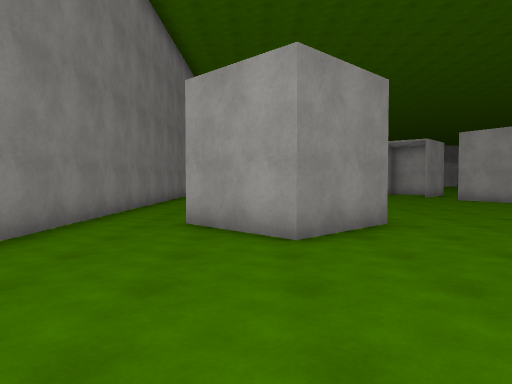
View 1 (above)

24 first-person views from a walk through a 3-D level made in the Unity game engine. The camera is 1.4 m above the floor, tilts 2° down and sees 70° across. The floor is counted in squares, 1.8 m on a side. Each view is taken from the middle of a square. On the plan, view 1 faces up. The plan holds only what a view shows up to about 12 squares ahead; the rest is blank. The place goes on beyond the plan. The player character is not drawn. Surface patterns are stand-ins for the level's own textures.

View 2
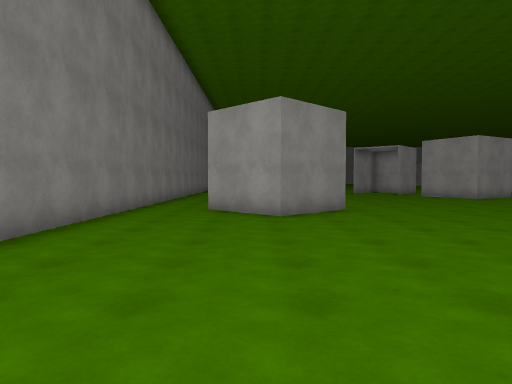

View 3
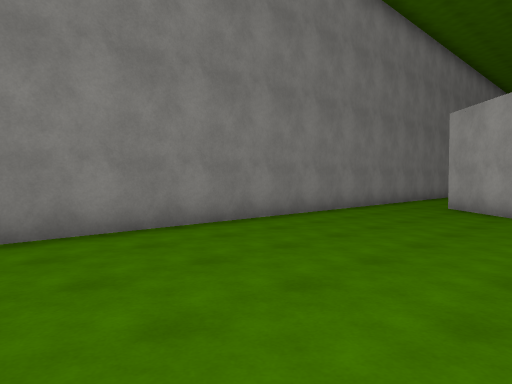

View 4
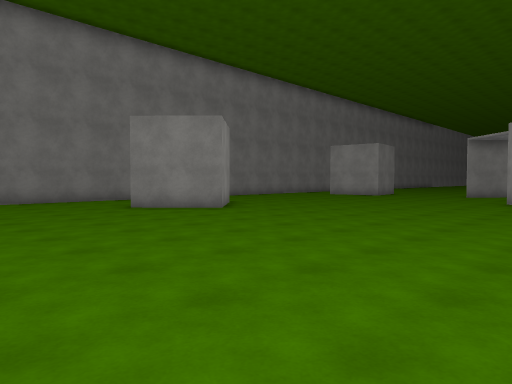

View 5
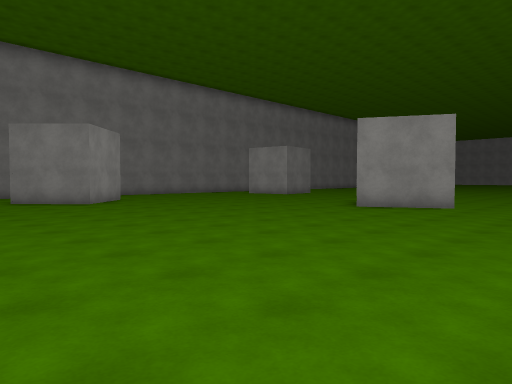

View 6
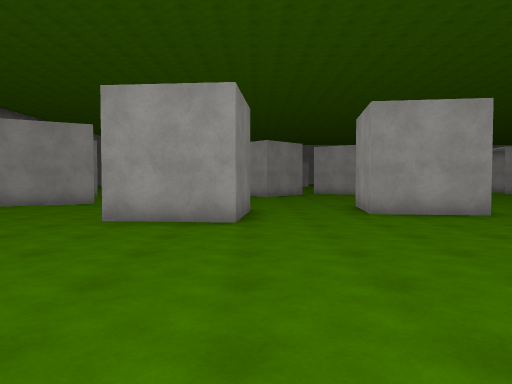

View 7
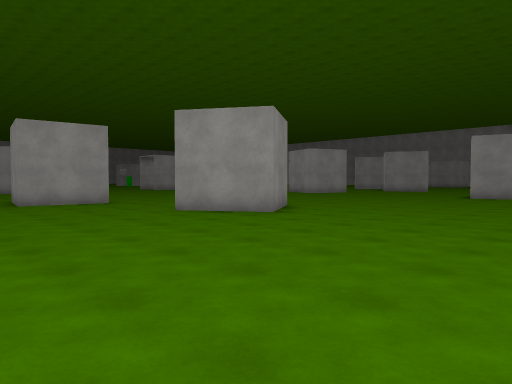

View 8
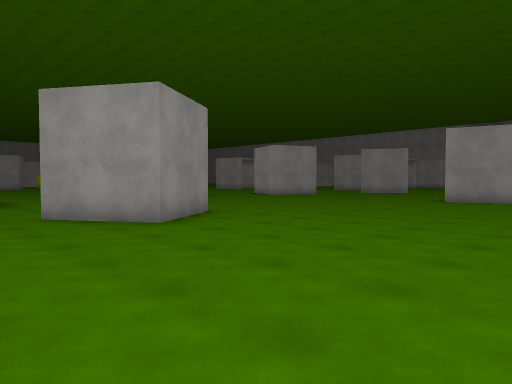

View 9
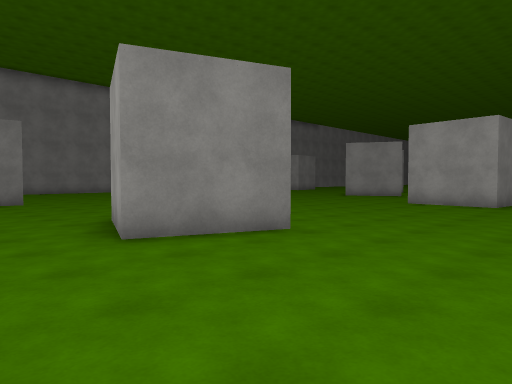

View 10
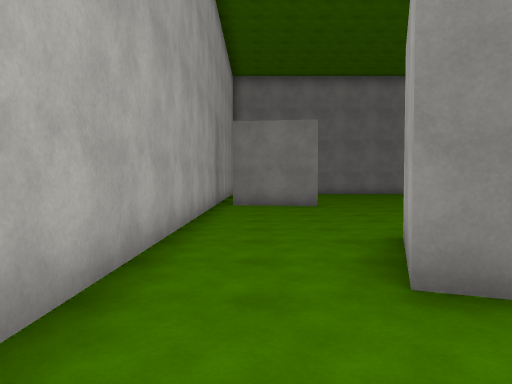

View 11
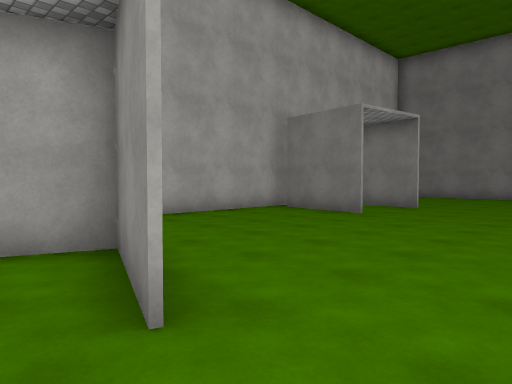

View 12
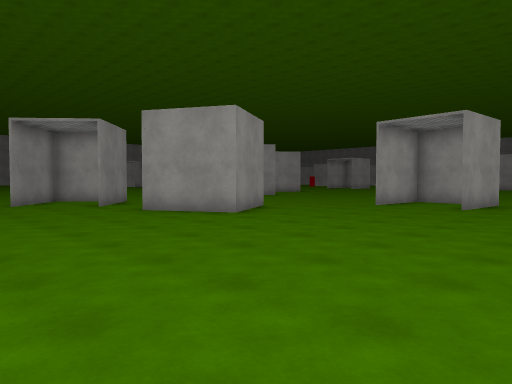

View 13
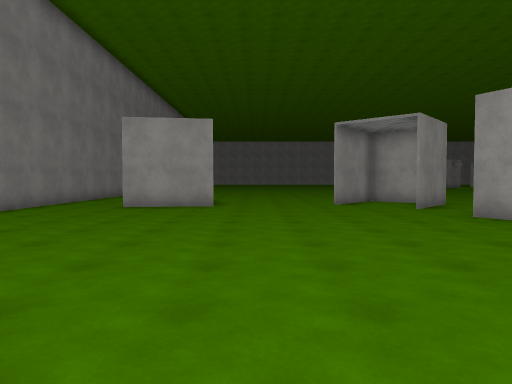

View 14
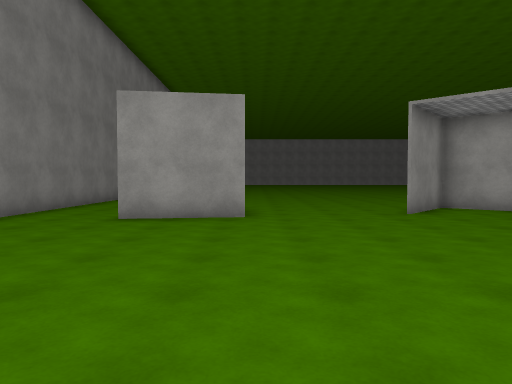

View 15
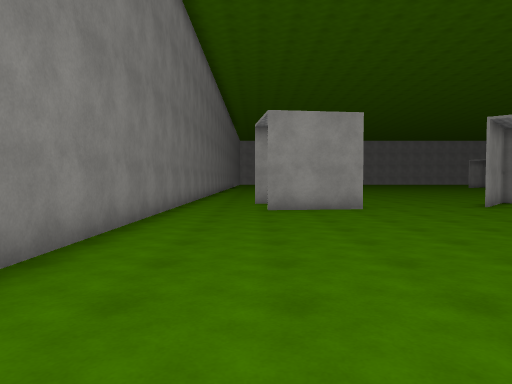

View 16
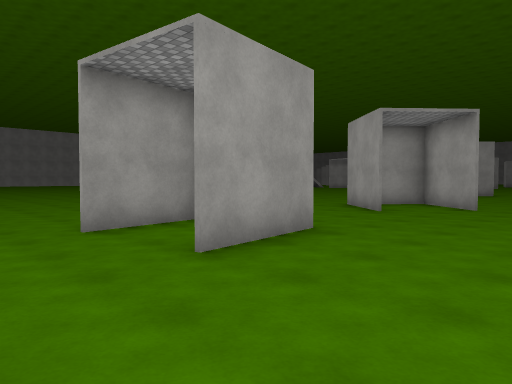

View 17
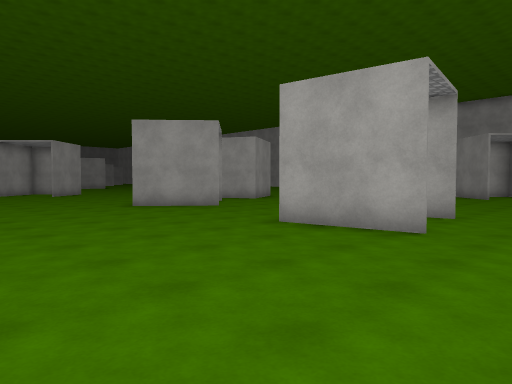

View 18
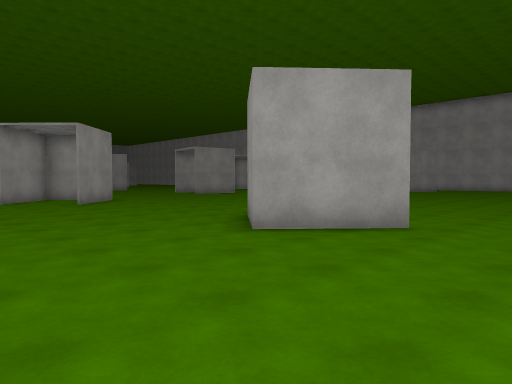

View 19
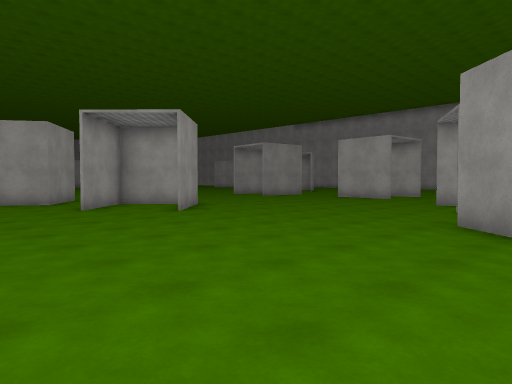

View 20
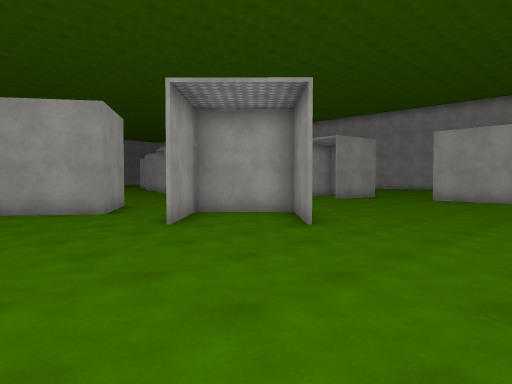

View 21
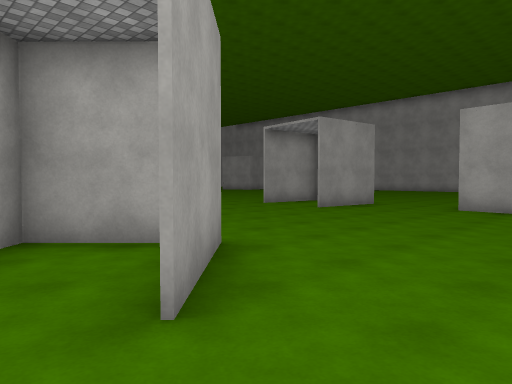

View 22
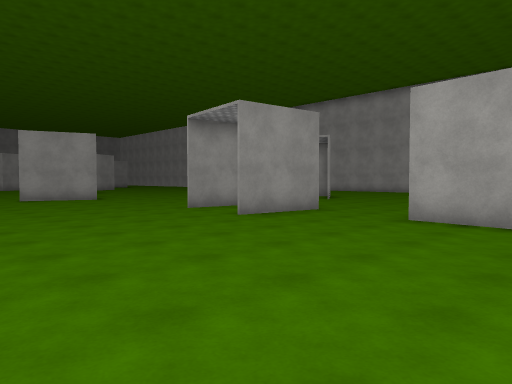

View 23
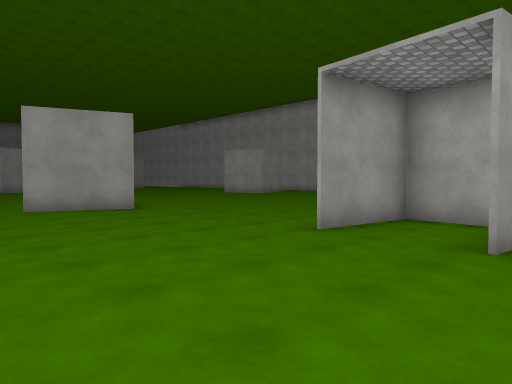

View 24
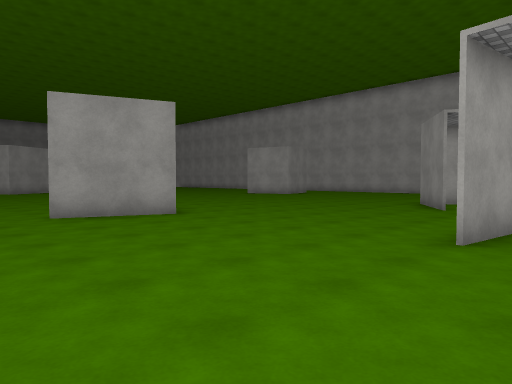

### Floor plan
Points are (right, up) in squares from view 1. A wall is a line through its corners. A room is listed if a view was taken in it or the views show most of it. See-through windows are left out.
Room 1 (views 1, 2, 3, 4, 5, 6, 7, 8, 9, 10, 11, 12, 13, 14, 15, 16, 17, 18, 19, 20, 21, 22, 23, 24)
walls: (14.9, 10) (13.3, 10.2) (15.9, 10) (15.6, 7.5) (13.1, 7.8); (15.7, 8.5) (15.7, 9.3); (11, 12.6) (8.7, 11.4) (7.4, 13.6); (10.3, 12.3) (10.9, 12.7); (19.5, 9.1) (21, 8.9) (21.3, 11.3); (21.1, 8.8) (18.5, 9.1) (18.9, 11.6); (12.1, 1.3) (11.2, -1) (12.3, -1.4); (16.5, 17.1) (14.7, 19); (14.3, 0.4) (13.5, -1.9) (11, -1); (7.1, 15.5) (8.8, 17.4) (7.1, 18.9) (5.4, 17); (23.2, 6.2) (24.5, 4.1) (22.4, 2.8) (21.1, 4.9); (14.8, 18.9) (16.5, 17.2) (18.2, 18.9) (16.4, 20.7); (5.3, 17.1) (7, 19) (8.9, 17.4) (7.2, 15.4); (21.2, 19.2) (19.1, 20.6) (20.3, 22.4); (0.9, 7.9) (2.3, 6.4) (0.5, 4.6) (-1.3, 6.5); (5.4, -1.1) (5.1, -3.7); (27.1, 11.4) (28, 13.9); (1.9, 16.5) (-0.7, 16.1); (3, -0.8) (2.7, -2.7); (1.2, 18.8) (-1, 18.5); (4.2, -4.2) (14.4, -4.2); (-0.8, 16.2) (-0.1, 16.3); (-1, 18.6) (1.4, 19); (-3.2, 21.1) (-3.2, -3.1)

Where each view was taken, in squares from view 1:
view 1: 0 up, 0 right, facing up
view 2: 3 down, 0 right, facing up
view 3: 4 down, 2 right, facing up-left
view 4: 0 up, 10 right, facing up-left
view 5: 2 up, 14 right, facing up-left
view 6: 1 up, 16 right, facing up
view 7: 3 down, 16 right, facing up-right
view 8: 3 down, 19 right, facing up-right
view 9: 4 down, 18 right, facing up-left
view 10: 3 down, 16 right, facing left
view 11: 3 up, 13 right, facing down-left
view 12: 5 up, 3 right, facing up-right
view 13: 6 up, 3 right, facing up
view 14: 9 up, 2 right, facing up
view 15: 7 up, 1 left, facing up
view 16: 13 up, 3 left, facing up-right
view 17: 24 up, 3 left, facing down-right
view 18: 23 up, 3 right, facing down-right
view 19: 24 up, 7 right, facing down-right
view 20: 24 up, 11 right, facing down-right
view 21: 20 up, 13 right, facing down-right
view 22: 17 up, 13 right, facing down-right
view 23: 16 up, 18 right, facing down-right
view 24: 16 up, 20 right, facing down-right
